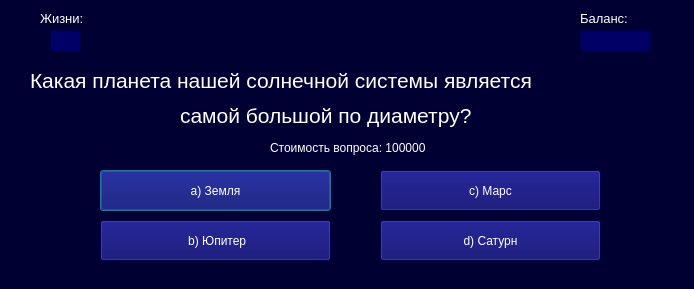
<?xml version="1.0" encoding="UTF-8"?>
<ui version="4.0">
 <class>Dialog</class>
 <widget class="QDialog" name="Dialog">
  <property name="geometry">
   <rect>
    <x>0</x>
    <y>0</y>
    <width>694</width>
    <height>289</height>
   </rect>
  </property>
  <property name="minimumSize">
   <size>
    <width>694</width>
    <height>289</height>
   </size>
  </property>
  <property name="maximumSize">
   <size>
    <width>694</width>
    <height>289</height>
   </size>
  </property>
  <property name="windowTitle">
   <string>Вопрос №10</string>
  </property>
  <property name="styleSheet">
   <string notr="true">background-color: #000033;</string>
  </property>
  <widget class="QLabel" name="label_2">
   <property name="geometry">
    <rect>
     <x>40</x>
     <y>10</y>
     <width>61</width>
     <height>16</height>
    </rect>
   </property>
   <property name="font">
    <font>
     <pointsize>10</pointsize>
    </font>
   </property>
   <property name="styleSheet">
    <string notr="true">color: white</string>
   </property>
   <property name="text">
    <string>Жизни:</string>
   </property>
  </widget>
  <widget class="QLineEdit" name="lineEdit">
   <property name="enabled">
    <bool>false</bool>
   </property>
   <property name="geometry">
    <rect>
     <x>50</x>
     <y>30</y>
     <width>31</width>
     <height>22</height>
    </rect>
   </property>
   <property name="styleSheet">
    <string notr="true">background-color: #000066; color: white</string>
   </property>
   <property name="text">
    <string/>
   </property>
  </widget>
  <widget class="QLabel" name="label_5">
   <property name="geometry">
    <rect>
     <x>580</x>
     <y>10</y>
     <width>71</width>
     <height>16</height>
    </rect>
   </property>
   <property name="font">
    <font>
     <pointsize>10</pointsize>
    </font>
   </property>
   <property name="styleSheet">
    <string notr="true">color: white</string>
   </property>
   <property name="text">
    <string>Баланс:</string>
   </property>
  </widget>
  <widget class="QLineEdit" name="lineEdit_2">
   <property name="enabled">
    <bool>false</bool>
   </property>
   <property name="geometry">
    <rect>
     <x>580</x>
     <y>30</y>
     <width>71</width>
     <height>22</height>
    </rect>
   </property>
   <property name="styleSheet">
    <string notr="true">background-color: #000066; color: white</string>
   </property>
   <property name="text">
    <string/>
   </property>
  </widget>
  <widget class="QLabel" name="label">
   <property name="geometry">
    <rect>
     <x>30</x>
     <y>60</y>
     <width>631</width>
     <height>41</height>
    </rect>
   </property>
   <property name="font">
    <font>
     <pointsize>16</pointsize>
    </font>
   </property>
   <property name="styleSheet">
    <string notr="true">color: white</string>
   </property>
   <property name="text">
    <string>Какая планета нашей солнечной системы является </string>
   </property>
  </widget>
  <widget class="QLabel" name="label_3">
   <property name="geometry">
    <rect>
     <x>180</x>
     <y>100</y>
     <width>371</width>
     <height>31</height>
    </rect>
   </property>
   <property name="font">
    <font>
     <pointsize>16</pointsize>
    </font>
   </property>
   <property name="styleSheet">
    <string notr="true">color: white</string>
   </property>
   <property name="text">
    <string>самой большой по диаметру? </string>
   </property>
  </widget>
  <widget class="QLabel" name="label_4">
   <property name="geometry">
    <rect>
     <x>270</x>
     <y>140</y>
     <width>171</width>
     <height>16</height>
    </rect>
   </property>
   <property name="styleSheet">
    <string notr="true">color: white</string>
   </property>
   <property name="text">
    <string>Стоимость вопроса: 100000</string>
   </property>
  </widget>
  <widget class="QPushButton" name="pushButton">
   <property name="geometry">
    <rect>
     <x>100</x>
     <y>170</y>
     <width>231</width>
     <height>41</height>
    </rect>
   </property>
   <property name="styleSheet">
    <string notr="true">background-color: #000066; color: white</string>
   </property>
   <property name="text">
    <string>a) Земля</string>
   </property>
  </widget>
  <widget class="QPushButton" name="pushButton_2">
   <property name="geometry">
    <rect>
     <x>100</x>
     <y>220</y>
     <width>231</width>
     <height>41</height>
    </rect>
   </property>
   <property name="styleSheet">
    <string notr="true">background-color: #000066; color: white</string>
   </property>
   <property name="text">
    <string> b) Юпитер</string>
   </property>
  </widget>
  <widget class="QPushButton" name="pushButton_3">
   <property name="geometry">
    <rect>
     <x>380</x>
     <y>170</y>
     <width>221</width>
     <height>41</height>
    </rect>
   </property>
   <property name="styleSheet">
    <string notr="true">background-color: #000066; color: white</string>
   </property>
   <property name="text">
    <string>c) Марс</string>
   </property>
  </widget>
  <widget class="QPushButton" name="pushButton_4">
   <property name="geometry">
    <rect>
     <x>380</x>
     <y>220</y>
     <width>221</width>
     <height>41</height>
    </rect>
   </property>
   <property name="styleSheet">
    <string notr="true">background-color: #000066; color: white</string>
   </property>
   <property name="text">
    <string>d) Сатурн</string>
   </property>
  </widget>
 </widget>
 <resources/>
 <connections/>
</ui>
